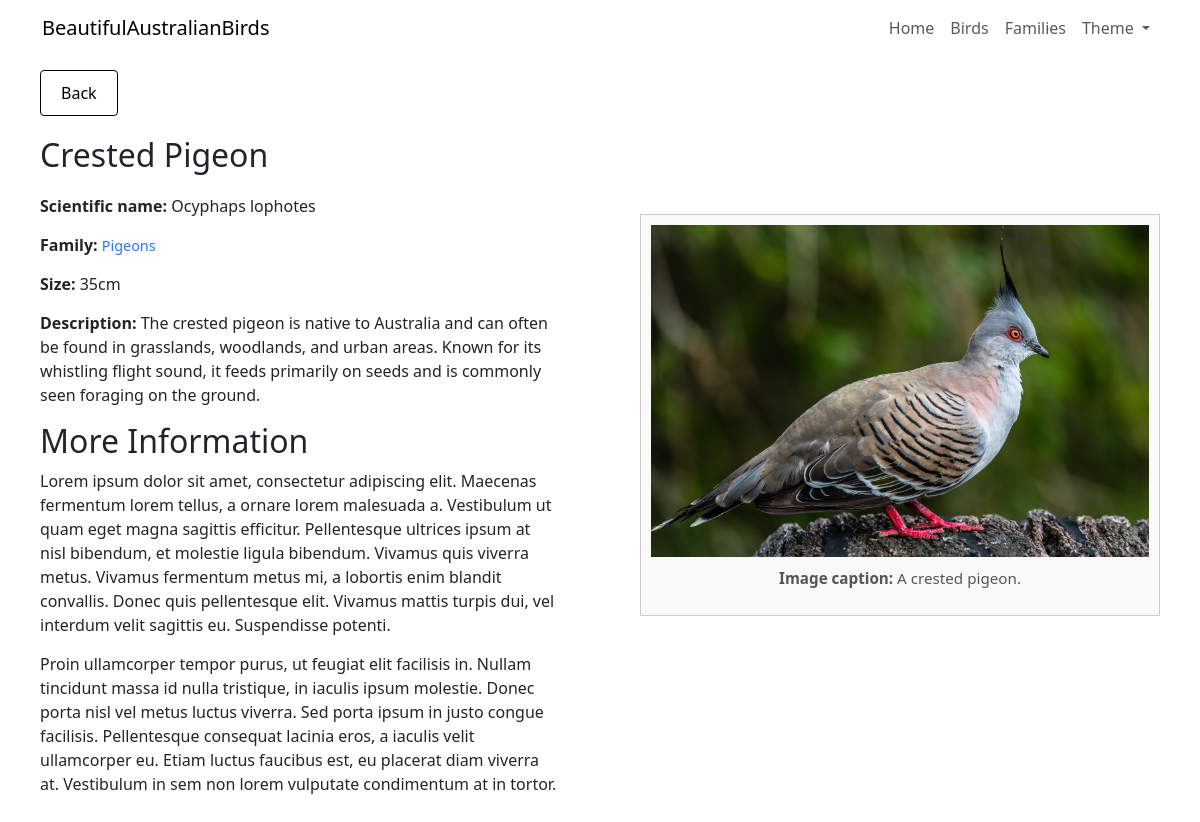
/moreInfo/birds?bird-ID=5, run on the app's committed database.
### tables this page shows
CREATE TABLE Birds (
    bird_ID INTEGER PRIMARY KEY AUTOINCREMENT,
    name TEXT NOT NULL,
    scientific_name TEXT NOT NULL,
    family_ID INTEGER NOT NULL,
    size INTEGER NOT NULL,
    description TEXT NOT NULL,
    image_ID INTEGER NOT NULL,
    FOREIGN KEY (family_ID) REFERENCES Families(family_ID),
    FOREIGN KEY (image_ID) REFERENCES Images(image_ID) 
);

CREATE TABLE Families (
    family_ID INTEGER PRIMARY KEY AUTOINCREMENT,
    name TEXT NOT NULL,
    description TEXT NOT NULL,
    image_ID INTEGER NOT NULL,
    FOREIGN KEY (image_ID) REFERENCES Images(image_ID) 
);

CREATE TABLE Images (
    image_ID INTEGER PRIMARY KEY AUTOINCREMENT,
    file_name TEXT NOT NULL,
    alt_text TEXT NOT NULL,
    caption TEXT NOT NULL
);

### main.py (the view)
@app.route("/moreInfo/birds", methods=["GET"])
def moreInfoBirds():
    bird_ID = request.args.get('bird-ID')
    birdInfo = db.getBirdInfo(bird_ID)
    return render_template("moreInfoBirds.html", birdInfo=birdInfo)

### templates/moreInfoBirds.html (shortened to what this page needs)
<!DOCTYPE html>
<html lang="en" class="no-theme-transition">
  <head>
    <link rel="stylesheet" href="{{ url_for('static', filename='styles.css') }}">
    <link rel="stylesheet" href="https://cdn.jsdelivr.net/npm/bootstrap@5.3.3/dist/css/bootstrap.min.css">
  </head>
  <body>
    <header class="fixed-top bg-white">
      <nav class="navbar navbar-expand-lg navbar-light">
          <div class="container">
              <a class="navbar-brand" href="/">BeautifulAustralianBirds</a>
              <div class="collapse navbar-collapse" id="mainNav">
                  <ul class="navbar-nav ms-auto">
                    <li class="nav-item"><a class="nav-link" href="/">Home</a></li>
                    <li class="nav-item"><a class="nav-link" href="/#birds">Birds</a></li>
                    <li class="nav-item"><a class="nav-link" href="/#families">Families</a></li>
                    <li class="nav-item dropdown" id="themeDropdown">
                        <a class="nav-link dropdown-toggle" href="javascript:void(0)" id="themeDropdownLink"
                          role="button" data-bs-toggle="dropdown" aria-expanded="false">
                          Theme
                        </a>
                    </li>
                  </ul>
              </div>
          </div>
      </nav>
    </header>
    <div class="left-column">
      <button class="back-button" id="backButton">Back</button>
      <h1>{{birdInfo["bird_name"]}}</h1>
      <p><b>Scientific name:</b> {{birdInfo["bird_scientific_name"]}}</p>
      <p><b>Family:</b> <a style="color: #2777ff !important;" href="/moreInfo/families?family-ID={{birdInfo['family_ID']}}">{{birdInfo["family_name"]}}</a></p>
      <p><b>Size:</b> {{birdInfo["bird_size"]}}cm</p>
      <p><b>Description:</b> {{birdInfo["bird_description"]}}</p>
      <div class="lorem">
        <h2>More Information</h2>
        <p>Lorem ipsum dolor sit amet, consectetur adipiscing elit. Maecenas fermentum lorem tellus, a ornare lorem malesuada a. Vestibulum ut quam eget magna sagittis efficitur. Pellentesque ultrices ipsum at nisl bibendum, et molestie ligula bibendum. Vivamus quis viverra metus. Vivamus fermentum metus mi, a lobortis enim blandit convallis. Donec quis pellentesque elit. Vivamus mattis turpis dui, vel interdum velit sagittis eu. Suspendisse potenti.</p>
        <p>Proin ullamcorper tempor purus, ut feugiat elit facilisis in. Nullam tincidunt massa id nulla tristique, in iaculis ipsum molestie. Donec porta nisl vel metus luctus viverra. Sed porta ipsum in justo congue facilisis. Pellentesque consequat lacinia eros, a iaculis velit ullamcorper eu. Etiam luctus faucibus est, eu placerat diam viverra at. Vestibulum in sem non lorem vulputate condimentum at in tortor.</p>
      </div>
    </div>
    <div class="right-column">
      <div class="image-box">
        <img
          alt="{{birdInfo['image_alt_text']}}"
          src="{{ url_for('static', filename='assets/images/' + birdInfo['image_file_name'])}}"
          class="zoomable"
          id="focusImage"
        >
        <p class="image-caption"><b>Image caption:</b> {{birdInfo["image_caption"]}}</p>
      </div>
    </div>
  </body>
</html>

### static/styles.css (style rules this page uses)
html { scroll-behavior: smooth; }
body { background-color: white; color: black; font-family: Arial, sans-serif; padding-top: 30px; }
nav { background-color: transparent; }
html, body, .navbar, .card, .main, .section, .families, .birds, .hero, select, .image-box { transition: background-color 1s ease; }
.left-column { width: 50%; padding: 40px; box-sizing: border-box; overflow-y: auto; align-self: flex-start; }
.left-column a { text-decoration: none; font-size: 0.9rem; }
.left-column h1 { font-size: 2rem; margin-bottom: 20px; }
.left-column p { line-height: 1.5; margin-bottom: 15px; font-size: 1rem; }
.left-column p b { font-weight: 600; }
.right-column { width: 50%; box-sizing: border-box; padding: 40px; display: flex; align-items: center; justify-content: center; }
.image-box { border: 1px solid #ccc; padding: 10px; box-sizing: border-box; background-color: #f9f9f9; text-align: center; max-height: 80vh; display: flex; flex-direction: column; justify-content: space-between; }
.image-box img { max-width: 100%; height: auto; border: none; display: block; margin: 0 auto; }
.image-caption { margin-top: 10px; font-size: 0.95rem; color: #555; }
.back-button { display: inline-block; margin-bottom: 20px; padding: 10px 20px; text-decoration: none; color: #000 !important; border: 1px solid #000; background-color: #fff !important; border-radius: 4px; font-size: 1rem; transition: border 0.3s ease, color 0.3s ease; cursor: pointer; }
.zoomable { cursor: zoom-in; }

### templates/moreInfoBirds.html (style rules this page uses)
body { display: flex; flex-direction: row; margin: 0; height: 100vh; }

### data on the page
Birds: bird_name "Crested Pigeon", bird_scientific_name "Ocyphaps lophotes", bird_description "The crested pigeon is native to Australia and can often be found in grasslands, woodlands, and urban areas. Known for its whistling flight sound, it feeds primarily on seeds and is commonly seen foraging on the ground."
Families: family_name "Pigeons"
Images: file_name (picture), image_caption "A crested pigeon."

### other printed values
{{ birdInfo["bird_size"] }} "35"
